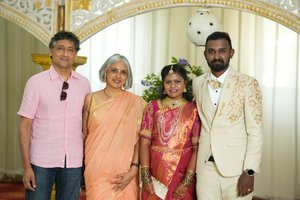
#> input picture backend/t1.jpg, 300 x 200 px
$ python -i face.py   (imports and definitions only)
#> lines starting #> are read from the running program, lines starting #| are printed output that depends on the picture
### backend/app/utils/logger.py
"""
Logging configuration for PhotoSort.

Provides a consistent logger with appropriate levels.
Use: from app.utils.logger import logger
"""

import logging
import sys

from app.config import LOG_LEVEL


def setup_logger(name: str = "photosort") -> logging.Logger:
    """
    Create and configure the application logger.

    Args:
        name: Logger name.

    Returns:
        Configured logger instance.
    """
#> further down, picture is the input picture: shape (200, 300, 3); mean B, G, R 140.8, 164.1, 185.6
    log = logging.getLogger(name)
    log.setLevel(getattr(logging, LOG_LEVEL.upper(), logging.INFO))

    # Avoid adding duplicate handlers on repeated calls
    if not log.handlers:
        handler = logging.StreamHandler(sys.stdout)
        handler.setLevel(getattr(logging, LOG_LEVEL.upper(), logging.INFO))

        formatter = logging.Formatter(
            "%(asctime)s | %(levelname)-8s | %(name)s | %(message)s",
            datefmt="%Y-%m-%d %H:%M:%S",
        )
        handler.setFormatter(formatter)
        log.addHandler(handler)

    return log


logger = setup_logger()

### backend/app/analyzers/face.py
import cv2
import numpy as np
import os

from app.utils.logger import logger

# Initialize OpenCV Haar Cascades
# Use local cascade files instead of cv2.data which may be missing in some wheels
cascades_dir = os.path.join(os.path.dirname(__file__), 'cascades')
face_cascade_path = os.path.join(cascades_dir, 'haarcascade_frontalface_default.xml')
eye_cascade_path = os.path.join(cascades_dir, 'haarcascade_eye.xml')

face_cascade = cv2.CascadeClassifier(face_cascade_path)
eye_cascade = cv2.CascadeClassifier(eye_cascade_path)

def analyze_faces(image: np.ndarray) -> dict:
    """
    Detect faces and analyze eye state using OpenCV Haar Cascades.
    This is a simpler, more robust fallback compared to MediaPipe which can have DLL issues.

    Args:
        image: BGR image array.

    Returns:
        dict: {
            "face_count": int,
            "closed_eye_detected": bool,
            "face_status": str
        }
    """
    try:
        # Convert BGR to Grayscale for Haar cascades
        gray = cv2.cvtColor(image, cv2.COLOR_BGR2GRAY)
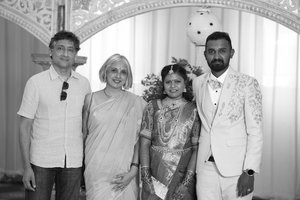
#> gray: shape (200, 300); min 1, max 255, mean 167.8

        # Detect faces
        faces = face_cascade.detectMultiScale(
            gray,
            scaleFactor=1.1,
            minNeighbors=5,
            minSize=(30, 30)
        )
#> faces = [[201, 38, 33, 33]]

        face_count = len(faces)
#> face_count = 1
        if face_count == 0:
            return {
                "face_count": 0,
                "closed_eye_detected": False,
                "face_status": "no_face"
            }

        closed_eye_detected = False

        # For each face, try to detect eyes
        for (x, y, w, h) in faces:
            roi_gray = gray[y:y+h, x:x+w]

            # Detect eyes within the face ROI
            eyes = eye_cascade.detectMultiScale(
                roi_gray,
                scaleFactor=1.1,
                minNeighbors=10,
                minSize=(15, 15)
            )

            # Simple heuristic: if face is detected but < 2 eyes are detected,
            # we might have a closed eye. (This is less accurate than EAR, but works as a fallback)
            # A better heuristic for Haar: often closed eyes aren't detected at all as 'eyes' by the standard cascade.
            if len(eyes) < 2:
                closed_eye_detected = True
                break
#> this loop made 1 pass
#> pass 1, in analyze_faces, `roi_gray = gray[y:y+h, x:x+w]`:
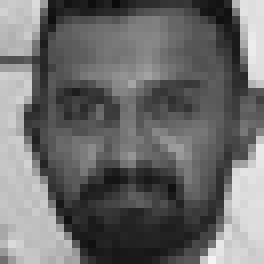
#> roi_gray: shape (33, 33) (shown 8 times larger); min 10, max 244, mean 107.6

        status = "closed_eyes_detected" if closed_eye_detected else "faces_detected"
#> status = 'closed_eyes_detected'

        return {
            "face_count": face_count,
            "closed_eye_detected": closed_eye_detected,
            "face_status": status
        }

    except Exception as e:
        logger.error(f"Face analysis failed: {e}")
        return {
            "face_count": 0,
            "closed_eye_detected": False,
            "face_status": "analysis_failed"
        }

>>> import cv2
>>> picture = cv2.imread('../../t1.jpg')
>>> result = analyze_faces(picture)
#> result = {'face_count': 1, 'closed_eye_detected': True, 'face_status': 'closed_eyes_detected'}
